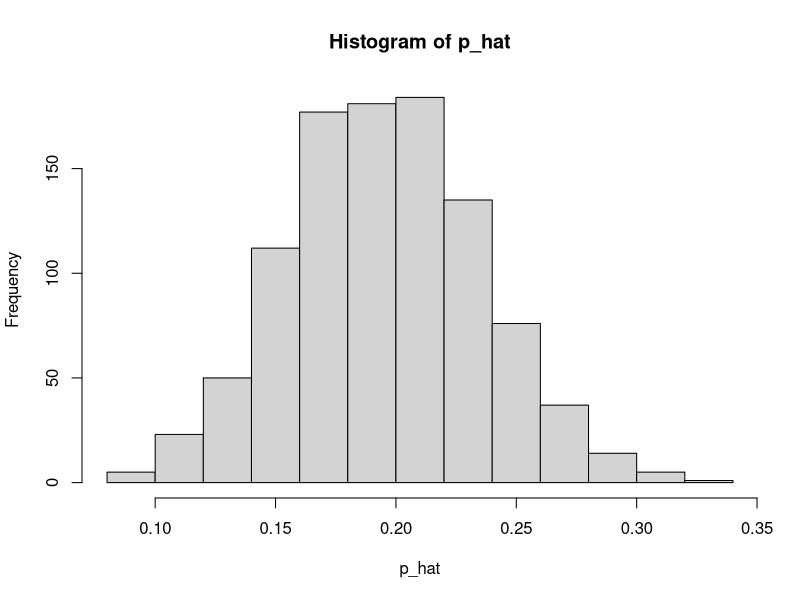
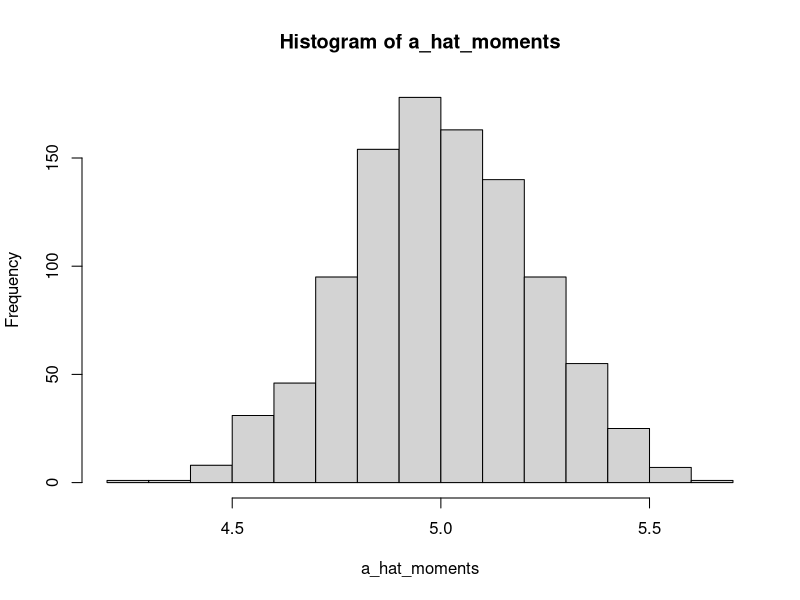
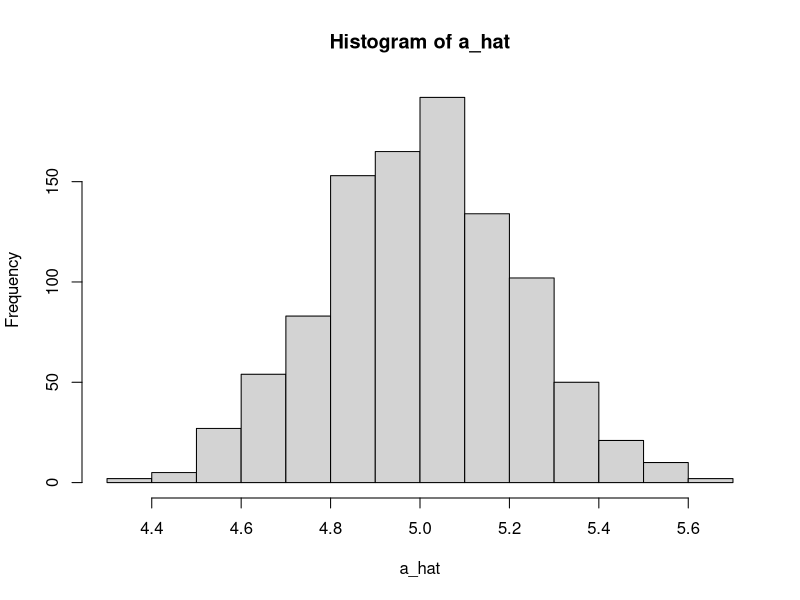
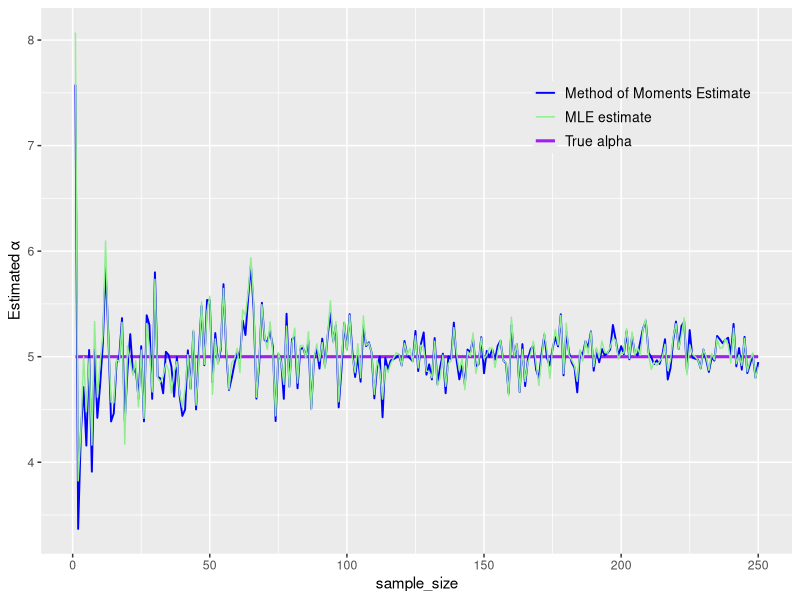
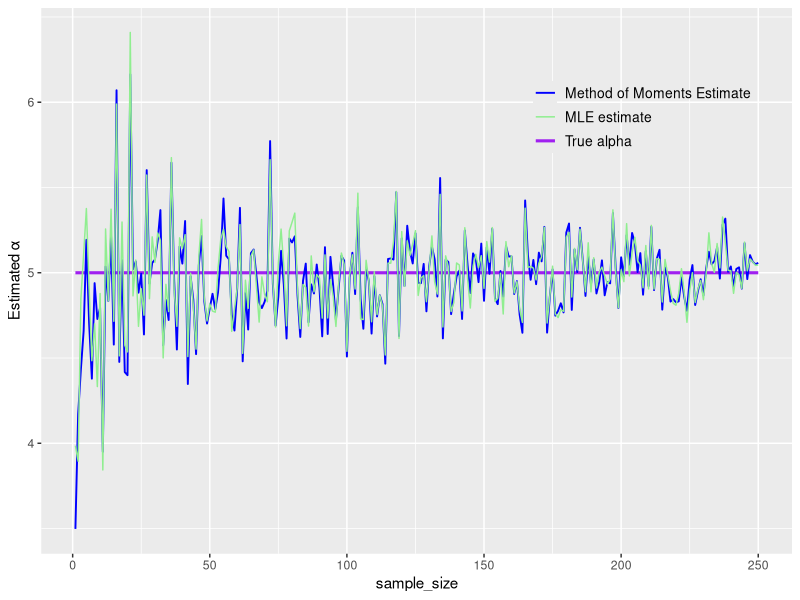

Source code (R) for these figures, in order:
## ---- chunk 1
knitr::opts_chunk$set(echo = TRUE)
## ---- chunk 2
set.seed(1)
(x_i = rbinom(100,1,.5))
(p_hat=sum(x_i)/100)
## ---- chunk 3
p_hat = rep(0,1000)
for(i in 1:1000){
  data = rbinom(100, 1, .2) #p = .2, sample size = 100
  p_hat[i] = sum(data)/100
}
var(p_hat) #expected to be .0016
mean(p_hat) #expected to be .2
hist(p_hat) #expected to look approximately normal with large enough sample size (regardless of true p)
## ---- chunk 4
a_hat_moments = rep(0,1000)
for(i in 1:1000){
  data = rgamma(100, 5, 2) #Alpha = 5, Beta = 2, Sample size = 100
  a_hat_moments[i] = 2*mean(data)
}
var(a_hat_moments) #expected to be .05 when alpha = 5 and beta = 2
mean(a_hat_moments) #expected to be 5 when alpha = 5
hist(a_hat_moments) #expected to look approximately normal with large enough sample size
## ---- chunk 5
#We need to optimize this function maximizing the log-likelihood function with respect to alpha is not closed form
GammaLikelihood = function(par,data){
  n = length(data)
  alpha = par
  loglik = n*alpha*log(2)-n*log(gamma(alpha))-2*sum(data)+(alpha-1)*sum(log(data))
  return(-loglik)
}

a_hat = rep(0,1000)
for(i in 1:1000){
  data = rgamma(100, 5, 2)
  estimate = optim(2, fn = GammaLikelihood, data = data, method = 'Brent', lower = .1, upper = 20)
  a_hat[i] = estimate$par
}
var(a_hat) #expected to be .04518 or (1/(100*trigamma(5))
mean(a_hat) #expected to be 5
hist(a_hat) #expected to look approximately normal with large enough sample size
## ---- chunk 6
library(ggplot2)

mom_vs_mle <- function(seed){
  set.seed(seed)
  mom_est = rep(0,250)
  mle = rep(0,250)
  for(i in 1:250){
    data = rgamma(i, 5, 2)
    #For Method of Moments
    mom_est[i] = 2 * mean(data)
    #For MLE
    estimate = optim(2, fn = GammaLikelihood, data = data, method = 'Brent', lower = .1, upper = 20)
    mle[i] = estimate$par
  }
  df = data.frame(sample_size = 1:250, Method_of_Moments = mom_est, MLE = mle)
  colors <- c("True alpha" = "purple", "Method of Moments Estimate" = "blue", "MLE estimate" = "lightgreen")
  ggplot(df, aes(x = sample_size)) +  geom_line(aes(y= 5, color = 'True alpha'),size = 1.05) + geom_line(aes(y=Method_of_Moments, color = 'Method of Moments Estimate'), size = .65) + geom_line(aes(y=MLE, color= 'MLE estimate'))  + ylab("Estimated \u03b1") + scale_color_manual(values = colors) + theme(legend.position = c(.8, .8), legend.title = element_blank(), legend.background = element_blank(), legend.text = element_text(size = 10))
}

mom_vs_mle(0)
mom_vs_mle(100)

